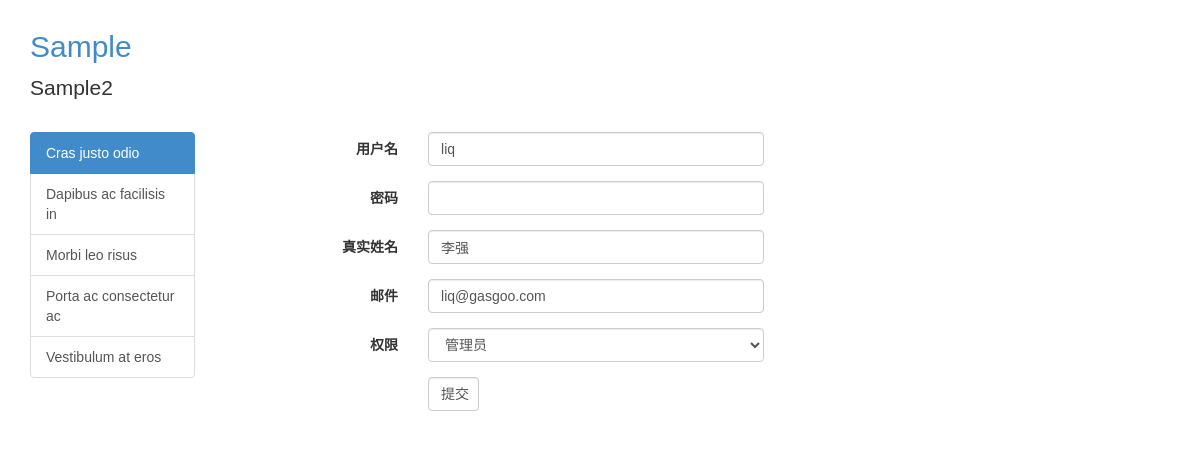
The app's page /auth/user/edit/1 with its own data.
### putidms/models/user.py (models this page shows, shortened)
class User(UserMixin, db.Model):
    __tablename__ = 'users'
    id = db.Column(db.Integer, primary_key=True, autoincrement=True)
    username = db.Column(db.String(50), nullable=False, unique=True, index=True)
    _password_hash = db.Column('password', db.String(255), nullable=False, server_default=u'')
    realname = db.Column(db.String(255))
    email = db.Column(db.String(255), nullable=False)
    create_time = db.Column(db.DateTime, default=datetime.now)
    last_login_time = db.Column(db.DateTime, default=datetime.now)
    last_login_ip = db.Column(db.String(50), default='')
    login_count = db.Column(db.Integer, nullable=False, default=0)
    is_active = db.Column(db.Boolean, nullable=False, default=True)
    role_id = db.Column(db.Integer, db.ForeignKey('roles.id'))
    @property
    def password(self):
        raise AttributeError('password is not a readable attribute.')
    @password.setter
    def password(self, password):
        self._password_hash = generate_password_hash(password)

### putidms/auth/views.py (the view)
@mod.route('/user/edit/<int:id>', methods=['GET', 'POST'])
def user_edit(id):
    user = User.query.get(id)
    form = UserForm(obj=user)
    if form.validate_on_submit():
        form.populate_obj(user)
        db.session.add(user)
        db.session.commit()
        flash(u'编辑用户 %s 成功！' % user.realname, 'success')
        return redirect(url_for('auth.user_list'))
    return render_template('auth/user_edit.html', form=form, user=user)

### putidms/auth/forms.py (shortened to what this page needs)
class UserForm(FlaskForm):
    username = StringField(u'用户名', validators=[ir(u'用户名不能为空。')])
    password = PasswordField(u'密码', validators=[ir(u'密码不能为空。')], widget=PasswordInput(hide_value=False))
    realname = StringField(u'真实姓名', validators=[ir(u'真实名或法名不能为空。')])
    email = StringField(u'邮件', validators=[ir(u'邮件地址不能为空。')])
    role_id = SelectField(u'权限', coerce=int)
    submit = SubmitField(u'提交')
    def __init__(self, *args, **kwargs):
        super(UserForm, self).__init__(*args, **kwargs)
        role_choices = [(r.id, r.show_name) for r in Role.query.order_by(Role.name).all()]
        role_choices.insert(0, (0, u'请选择权限'))
        self.role_id.choices = role_choices
        self.user = kwargs.get('obj')
        if self.user:
            self.role_id.default = self.user.role_id

### putidms/templates/auth/user_edit.html (shortened to what this page needs)
{% extends "base.html" %}
{% from "_macros.html" import render_field, render_errors, render_submit_field %}
{% block content -%}
<div class="col-md-offset-1 col-md-6">
    <form action="{{ url_for('auth.user_edit',id=user.id) }}" method="post" class="form-horizontal" role="form">
        {{ render_field(form.username,"col-md-3","col-md-9") }}
        {{ render_field(form.password,"col-md-3","col-md-9") }}
        {{ render_field(form.realname,"col-md-3","col-md-9") }}
        {{ render_field(form.email,"col-md-3","col-md-9") }}
        {{ render_field(form.role_id,"col-md-3","col-md-9") }}
        {{ render_submit_field(form.submit,"col-md-offset-3 col-md-2")}}
    </form>
</div>
{%- endblock %}

### putidms/templates/_macros.html (shortened to what this page needs)
{% macro render_field(field, left_class='', right_class='',label=None, label_visible=true ) -%}
    <div class="form-group {% if field.errors %}has-error{% endif %} {{ kwargs.pop('class_', '') }}">
        {% if field.type != 'HiddenField' and label_visible %}
            {% if not label %}{% set label=field.label.text %}{% endif %}
            <label for="{{ field.id }}" class="control-label {{ left_class}}">{{ label|safe }}</label>
        {% endif %}
        {% if right_class !='' %}
        <div class="{{ right_class }}">
        {% endif %}
            {{ field(class_='form-control', **kwargs) }}
        {% if right_class !='' %}
        </div>
        {% endif %}
    </div>
{%- endmacro %}
{% macro render_submit_field(field, right_class='', label=None) -%}
    {% if not label %}{% set label=field.label.text %}{% endif %}
    <div class="form-group {% if field.errors %}has-error{% endif %} {{ kwargs.pop('class_', '') }}">
        {% if right_class !='' %}
        <div class="{{ right_class }}">
        {% endif %}
        <input type="submit" class="form-control" value="{{label}}">
        {% if right_class !='' %}
        </div>
        {% endif %}
    </div>
{%- endmacro %}

### records on screen
User: username "liq", realname "李强", email "liq@gasgoo.com", role_id "管理员"

### other values on screen
{{ label|safe }} "用户名 密码 真实姓名 邮件 权限"
